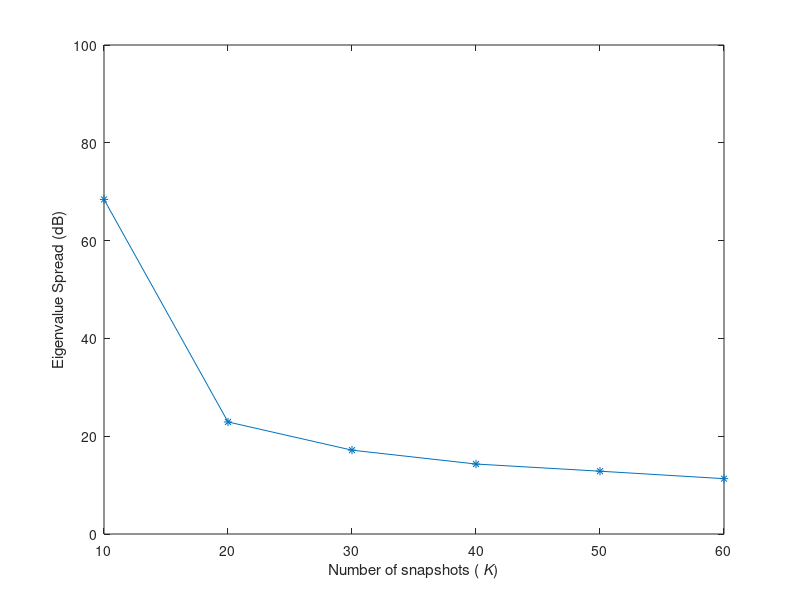

Write the MATLAB code that produced this figure.
%%%%%%%%%%%%%%%%%%%%%%%%%%%%%%%%
% Figure 7.13
% Gerry Tian, Lillian Xu 
% Updated by K. Bell 1/30/04
%%%%%%%%%%%%%%%%%%%%%%%%%%%%%%%%
clear all
close all

N=10;
amf=[-(N-1)/2:(N-1)/2]';

us=0;
Vs=exp(j*pi*amf*us);
SNR=10^(20/10);
ui=0.29;
Vi=exp(j*pi*amf*ui);
INR=10^(30/10);

L=200;
K=(1:6)*N;

for n=1:length(K)
	sp=0;
	for l=1:L
		Xi=Vi*sqrt(INR/2)*(randn(1,K(n))+j*randn(1,K(n)));
		Xw=(randn(N,K(n))+j*randn(N,K(n)))/sqrt(2);
		Xn=Xi+Xw;  
		Rn=Xn*Xn'/K(n);
		Rw=Xw*Xw'/K(n);
		lmta=svd(Rn);
		sp=sp+(lmta(2)/lmta(10))^2;
	end
	spd(n)=10*log10(sp/L);
end

figure
plot(K,spd,'*-')
axis([10,60,0,100])
xlabel('Number of snapshots ({\it K})')
ylabel('Eigenvalue Spread (dB)')
